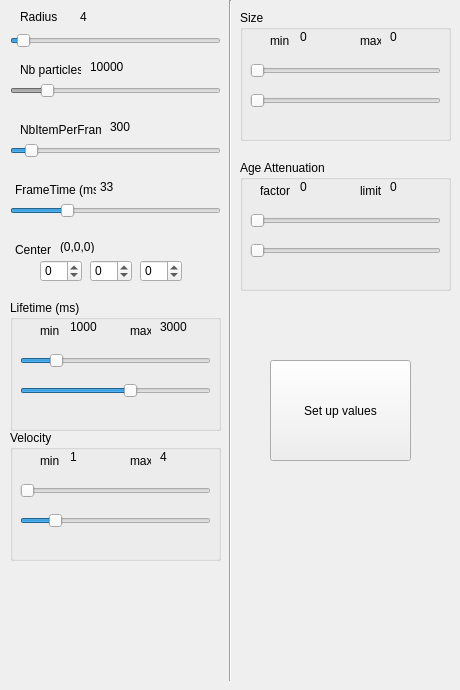
    <widget class="QWidget" name="fireTab">
     <property name="mouseTracking">
      <bool>false</bool>
     </property>
     <attribute name="title">
      <string>Fire</string>
     </attribute>
     <widget class="QGroupBox" name="Size">
      <property name="geometry">
       <rect>
        <x>240</x>
        <y>10</y>
        <width>211</width>
        <height>131</height>
       </rect>
      </property>
      <property name="title">
       <string>Size</string>
      </property>
      <widget class="QSlider" name="sizeMinSliderFire">
       <property name="geometry">
        <rect>
         <x>10</x>
         <y>50</y>
         <width>191</width>
         <height>22</height>
        </rect>
       </property>
       <property name="minimum">
        <number>1</number>
       </property>
       <property name="maximum">
        <number>15</number>
       </property>
       <property name="orientation">
        <enum>Qt::Horizontal</enum>
       </property>
      </widget>
      <widget class="QLabel" name="label_13">
       <property name="geometry">
        <rect>
         <x>120</x>
         <y>20</y>
         <width>21</width>
         <height>21</height>
        </rect>
       </property>
       <property name="text">
        <string>max</string>
       </property>
      </widget>
      <widget class="QLabel" name="sizeMaxFireValue">
       <property name="geometry">
        <rect>
         <x>150</x>
         <y>20</y>
         <width>46</width>
         <height>13</height>
        </rect>
       </property>
       <property name="text">
        <string>0</string>
       </property>
      </widget>
      <widget class="QLabel" name="label_14">
       <property name="geometry">
        <rect>
         <x>30</x>
         <y>20</y>
         <width>21</width>
         <height>21</height>
        </rect>
       </property>
       <property name="text">
        <string>min</string>
       </property>
      </widget>
      <widget class="QLabel" name="sizeMinFireValue">
       <property name="geometry">
        <rect>
         <x>60</x>
         <y>20</y>
         <width>46</width>
         <height>13</height>
        </rect>
       </property>
       <property name="text">
        <string>0</string>
       </property>
      </widget>
      <widget class="QSlider" name="sizeMaxSliderFire">
       <property name="geometry">
        <rect>
         <x>10</x>
         <y>80</y>
         <width>191</width>
         <height>22</height>
        </rect>
       </property>
       <property name="minimum">
        <number>1</number>
       </property>
       <property name="maximum">
        <number>15</number>
       </property>
       <property name="orientation">
        <enum>Qt::Horizontal</enum>
       </property>
      </widget>
     </widget>
     <widget class="QSpinBox" name="centerXFireSpinbox">
      <property name="geometry">
       <rect>
        <x>40</x>
        <y>260</y>
        <width>42</width>
        <height>22</height>
       </rect>
      </property>
      <property name="minimum">
       <number>-1000</number>
      </property>
      <property name="maximum">
       <number>1000</number>
      </property>
      <property name="singleStep">
       <number>1</number>
      </property>
     </widget>
     <widget class="QLabel" name="centerFireValue">
      <property name="geometry">
       <rect>
        <x>60</x>
        <y>240</y>
        <width>46</width>
        <height>13</height>
       </rect>
      </property>
      <property name="acceptDrops">
       <bool>true</bool>
      </property>
      <property name="text">
       <string>(0,0,0)</string>
      </property>
     </widget>
     <widget class="QSpinBox" name="centerYFireSpinbox">
      <property name="geometry">
       <rect>
        <x>90</x>
        <y>260</y>
        <width>42</width>
        <height>22</height>
       </rect>
      </property>
      <property name="minimum">
       <number>-1000</number>
      </property>
      <property name="maximum">
       <number>1000</number>
      </property>
      <property name="singleStep">
       <number>1</number>
      </property>
     </widget>
     <widget class="QLabel" name="label_3">
      <property name="geometry">
       <rect>
        <x>20</x>
        <y>120</y>
        <width>81</width>
        <height>20</height>
       </rect>
      </property>
      <property name="text">
       <string>NbItemPerFrame</string>
      </property>
     </widget>
     <widget class="QLabel" name="label_2">
      <property name="geometry">
       <rect>
        <x>20</x>
        <y>60</y>
        <width>61</width>
        <height>20</height>
       </rect>
      </property>
      <property name="text">
       <string>Nb particles</string>
      </property>
     </widget>
     <widget class="QLabel" name="nbItemFireValue">
      <property name="geometry">
       <rect>
        <x>90</x>
        <y>60</y>
        <width>46</width>
        <height>13</height>
       </rect>
      </property>
      <property name="text">
       <string>10000</string>
      </property>
     </widget>
     <widget class="QLabel" name="radiusFireValue">
      <property name="geometry">
       <rect>
        <x>80</x>
        <y>10</y>
        <width>46</width>
        <height>13</height>
       </rect>
      </property>
      <property name="text">
       <string>4</string>
      </property>
     </widget>
     <widget class="QLabel" name="label_5">
      <property name="geometry">
       <rect>
        <x>15</x>
        <y>240</y>
        <width>51</width>
        <height>20</height>
       </rect>
      </property>
      <property name="text">
       <string>Center</string>
      </property>
     </widget>
     <widget class="QGroupBox" name="lifetime">
      <property name="geometry">
       <rect>
        <x>10</x>
        <y>300</y>
        <width>211</width>
        <height>131</height>
       </rect>
      </property>
      <property name="title">
       <string>Lifetime (ms)</string>
      </property>
      <widget class="QSlider" name="lifetimeMinSliderFire_4">
       <property name="geometry">
        <rect>
         <x>10</x>
         <y>50</y>
         <width>191</width>
         <height>22</height>
        </rect>
       </property>
       <property name="minimum">
        <number>200</number>
       </property>
       <property name="maximum">
        <number>5000</number>
       </property>
       <property name="singleStep">
        <number>100</number>
       </property>
       <property name="pageStep">
        <number>100</number>
       </property>
       <property name="value">
        <number>1000</number>
       </property>
       <property name="orientation">
        <enum>Qt::Horizontal</enum>
       </property>
      </widget>
      <widget class="QLabel" name="label_21">
       <property name="geometry">
        <rect>
         <x>120</x>
         <y>20</y>
         <width>21</width>
         <height>21</height>
        </rect>
       </property>
       <property name="text">
        <string>max</string>
       </property>
      </widget>
      <widget class="QLabel" name="lifetimeMaxFireValue_4">
       <property name="geometry">
        <rect>
         <x>150</x>
         <y>20</y>
         <width>46</width>
         <height>13</height>
        </rect>
       </property>
       <property name="text">
        <string>3000</string>
       </property>
      </widget>
      <widget class="QLabel" name="label_22">
       <property name="geometry">
        <rect>
         <x>30</x>
         <y>20</y>
         <width>21</width>
         <height>21</height>
        </rect>
       </property>
       <property name="text">
        <string>min</string>
       </property>
      </widget>
      <widget class="QLabel" name="lifetimeMinFireValue_4">
       <property name="geometry">
        <rect>
         <x>60</x>
         <y>20</y>
         <width>46</width>
         <height>13</height>
        </rect>
       </property>
       <property name="text">
        <string>1000</string>
       </property>
      </widget>
      <widget class="QSlider" name="lifetimeMaxSliderFire_4">
       <property name="geometry">
        <rect>
         <x>10</x>
         <y>80</y>
         <width>191</width>
         <height>22</height>
        </rect>
       </property>
       <property name="minimum">
        <number>200</number>
       </property>
       <property name="maximum">
        <number>5000</number>
       </property>
       <property name="singleStep">
        <number>100</number>
       </property>
       <property name="pageStep">
        <number>100</number>
       </property>
       <property name="value">
        <number>3000</number>
       </property>
       <property name="orientation">
        <enum>Qt::Horizontal</enum>
       </property>
      </widget>
     </widget>
     <widget class="QSpinBox" name="centerZFireSpinbox">
      <property name="geometry">
       <rect>
        <x>140</x>
        <y>260</y>
        <width>42</width>
        <height>22</height>
       </rect>
      </property>
      <property name="minimum">
       <number>-1000</number>
      </property>
      <property name="maximum">
       <number>1000</number>
      </property>
      <property name="singleStep">
       <number>1</number>
      </property>
     </widget>
     <widget class="QLabel" name="nbItemPerFrameFireValue">
      <property name="geometry">
       <rect>
        <x>110</x>
        <y>120</y>
        <width>46</width>
        <height>13</height>
       </rect>
      </property>
      <property name="text">
       <string>300</string>
      </property>
     </widget>
     <widget class="QSlider" name="nbItemSliderFire">
      <property name="enabled">
       <bool>false</bool>
      </property>
      <property name="geometry">
       <rect>
        <x>10</x>
        <y>80</y>
        <width>211</width>
        <height>22</height>
       </rect>
      </property>
      <property name="minimum">
       <number>1000</number>
      </property>
      <property name="maximum">
       <number>60000</number>
      </property>
      <property name="singleStep">
       <number>1000</number>
      </property>
      <property name="value">
       <number>10000</number>
      </property>
      <property name="orientation">
       <enum>Qt::Horizontal</enum>
      </property>
     </widget>
     <widget class="QLabel" name="label">
      <property name="geometry">
       <rect>
        <x>20</x>
        <y>10</y>
        <width>46</width>
        <height>13</height>
       </rect>
      </property>
      <property name="text">
       <string>Radius</string>
      </property>
     </widget>
     <widget class="QSlider" name="radiusSliderFire">
      <property name="geometry">
       <rect>
        <x>10</x>
        <y>30</y>
        <width>211</width>
        <height>22</height>
       </rect>
      </property>
      <property name="minimum">
       <number>1</number>
      </property>
      <property name="value">
       <number>4</number>
      </property>
      <property name="orientation">
       <enum>Qt::Horizontal</enum>
      </property>
     </widget>
     <widget class="QSlider" name="frameTimeSliderFire">
      <property name="geometry">
       <rect>
        <x>10</x>
        <y>200</y>
        <width>211</width>
        <height>22</height>
       </rect>
      </property>
      <property name="minimum">
       <number>10</number>
      </property>
      <property name="maximum">
       <number>100</number>
      </property>
      <property name="value">
       <number>33</number>
      </property>
      <property name="orientation">
       <enum>Qt::Horizontal</enum>
      </property>
     </widget>
     <widget class="QLabel" name="label_4">
      <property name="geometry">
       <rect>
        <x>15</x>
        <y>180</y>
        <width>81</width>
        <height>20</height>
       </rect>
      </property>
      <property name="text">
       <string>FrameTime (ms)</string>
      </property>
     </widget>
     <widget class="QLabel" name="frameTimeFireValue">
      <property name="geometry">
       <rect>
        <x>100</x>
        <y>180</y>
        <width>46</width>
        <height>13</height>
       </rect>
      </property>
      <property name="text">
       <string>33</string>
      </property>
     </widget>
     <widget class="QSlider" name="nbItemPerFrameSliderFire">
      <property name="geometry">
       <rect>
        <x>10</x>
        <y>140</y>
        <width>211</width>
        <height>22</height>
       </rect>
      </property>
      <property name="minimum">
       <number>100</number>
      </property>
      <property name="maximum">
       <number>3000</number>
      </property>
      <property name="singleStep">
       <number>100</number>
      </property>
      <property name="pageStep">
       <number>100</number>
      </property>
      <property name="value">
       <number>300</number>
      </property>
      <property name="orientation">
       <enum>Qt::Horizontal</enum>
      </property>
     </widget>
     <widget class="QGroupBox" name="Velocity">
      <property name="geometry">
       <rect>
        <x>10</x>
        <y>430</y>
        <width>211</width>
        <height>131</height>
       </rect>
      </property>
      <property name="title">
       <string>Velocity</string>
      </property>
      <widget class="QSlider" name="velocityMinSliderFire">
       <property name="geometry">
        <rect>
         <x>10</x>
         <y>50</y>
         <width>191</width>
         <height>22</height>
        </rect>
       </property>
       <property name="minimum">
        <number>1</number>
       </property>
       <property name="maximum">
        <number>20</number>
       </property>
       <property name="pageStep">
        <number>11</number>
       </property>
       <property name="orientation">
        <enum>Qt::Horizontal</enum>
       </property>
      </widget>
      <widget class="QLabel" name="label_23">
       <property name="geometry">
        <rect>
         <x>120</x>
         <y>20</y>
         <width>21</width>
         <height>21</height>
        </rect>
       </property>
       <property name="text">
        <string>max</string>
       </property>
      </widget>
      <widget class="QLabel" name="velocityMaxFireValue">
       <property name="geometry">
        <rect>
         <x>150</x>
         <y>20</y>
         <width>46</width>
         <height>13</height>
        </rect>
       </property>
       <property name="text">
        <string>4</string>
       </property>
      </widget>
      <widget class="QLabel" name="label_24">
       <property name="geometry">
        <rect>
         <x>30</x>
         <y>20</y>
         <width>21</width>
         <height>21</height>
        </rect>
       </property>
       <property name="text">
        <string>min</string>
       </property>
      </widget>
      <widget class="QLabel" name="velocityMinFireValue">
       <property name="geometry">
        <rect>
         <x>60</x>
         <y>20</y>
         <width>46</width>
         <height>13</height>
        </rect>
       </property>
       <property name="text">
        <string>1</string>
       </property>
      </widget>
      <widget class="QSlider" name="velocityMaxSliderFire">
       <property name="geometry">
        <rect>
         <x>10</x>
         <y>80</y>
         <width>191</width>
         <height>22</height>
        </rect>
       </property>
       <property name="minimum">
        <number>1</number>
       </property>
       <property name="maximum">
        <number>20</number>
       </property>
       <property name="value">
        <number>4</number>
       </property>
       <property name="orientation">
        <enum>Qt::Horizontal</enum>
       </property>
      </widget>
     </widget>
     <widget class="Line" name="line">
      <property name="geometry">
       <rect>
        <x>220</x>
        <y>0</y>
        <width>20</width>
        <height>681</height>
       </rect>
      </property>
      <property name="orientation">
       <enum>Qt::Vertical</enum>
      </property>
     </widget>
     <widget class="QGroupBox" name="ageAttenuation">
      <property name="geometry">
       <rect>
        <x>240</x>
        <y>160</y>
        <width>211</width>
        <height>131</height>
       </rect>
      </property>
      <property name="title">
       <string>Age Attenuation</string>
      </property>
      <widget class="QSlider" name="ageAttenuationFactorSliderFire">
       <property name="geometry">
        <rect>
         <x>10</x>
         <y>50</y>
         <width>191</width>
         <height>22</height>
        </rect>
       </property>
       <property name="orientation">
        <enum>Qt::Horizontal</enum>
       </property>
      </widget>
      <widget class="QLabel" name="label_27">
       <property name="geometry">
        <rect>
         <x>120</x>
         <y>20</y>
         <width>21</width>
         <height>21</height>
        </rect>
       </property>
       <property name="text">
        <string>limit</string>
       </property>
      </widget>
      <widget class="QLabel" name="ageAttenuationLimitFireValue">
       <property name="geometry">
        <rect>
         <x>150</x>
         <y>20</y>
         <width>46</width>
         <height>13</height>
        </rect>
       </property>
       <property name="text">
        <string>0</string>
       </property>
      </widget>
      <widget class="QLabel" name="label_28">
       <property name="geometry">
        <rect>
         <x>20</x>
         <y>20</y>
         <width>31</width>
         <height>21</height>
        </rect>
       </property>
       <property name="text">
        <string>factor</string>
       </property>
      </widget>
      <widget class="QLabel" name="ageAttenuationFactorFireValue">
       <property name="geometry">
        <rect>
         <x>60</x>
         <y>20</y>
         <width>46</width>
         <height>13</height>
        </rect>
       </property>
       <property name="text">
        <string>0</string>
       </property>
      </widget>
      <widget class="QSlider" name="ageAttenuationLimitSliderFire">
       <property name="geometry">
        <rect>
         <x>10</x>
         <y>80</y>
         <width>191</width>
         <height>22</height>
        </rect>
       </property>
       <property name="orientation">
        <enum>Qt::Horizontal</enum>
       </property>
      </widget>
     </widget>
     <widget class="QPushButton" name="setValuesButton">
      <property name="geometry">
       <rect>
        <x>270</x>
        <y>360</y>
        <width>141</width>
        <height>101</height>
       </rect>
      </property>
      <property name="text">
       <string>Set up values</string>
      </property>
     </widget>
    </widget>
